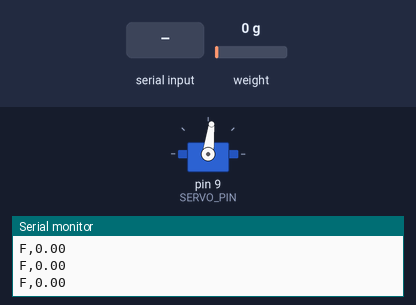
Bench run of a sketch on a simulated Arduino Uno, built with avr-gcc and run on an emulated ATmega328P. Parts: servo, the last lines printed to the serial monitor. The inputs (shaded band) are chosen by the test bench; at power-on: weight on the scale 0 g.

Above: at 3.9 s.
4.0 s: "c" received over Serial
At 4.4 s:
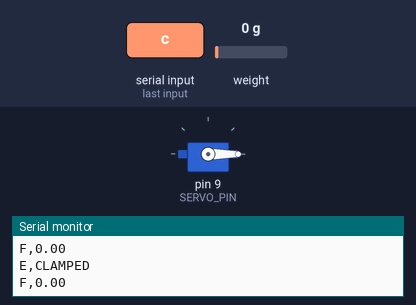
5.5 s: "u" received over Serial
At 6.7 s:
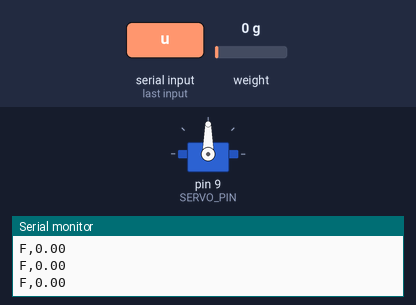
7.3 s: "C" received over Serial
At 8.1 s:
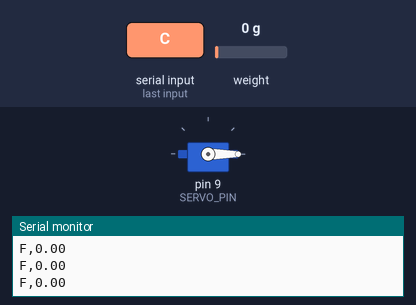
8.8 s: "U" received over Serial
At 9.2 s:
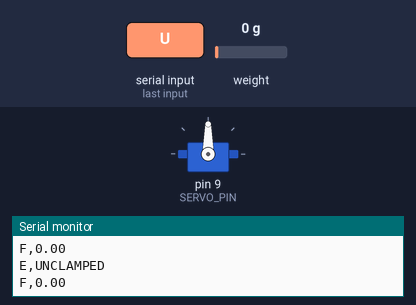
Timing chart, 0 to 11.3 s (numbered marks = the images above; inputs shaded):
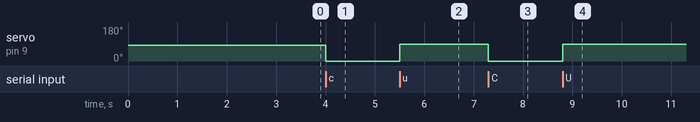

Measured:
- after the input at 4.0 s, servo on pin 9 (SERVO_PIN): 83° → 0° at once
- after the input at 5.5 s, servo on pin 9 (SERVO_PIN): 0° → 90° at once
- after the input at 7.3 s, servo on pin 9 (SERVO_PIN): 90° → 0° at once
- after the input at 8.8 s, servo on pin 9 (SERVO_PIN): 0° → 90° at once

The sketch:

ForceServo.ino
```cpp
#include <HX711_ADC.h>
#include <Servo.h>

// ---------------- Pins ----------------
const int HX711_dout = 2;   // DT
const int HX711_sck  = 3;   // SCK
const int SERVO_PIN  = 9;

// ---------------- Objects ----------------
HX711_ADC LoadCell(HX711_dout, HX711_sck);
Servo clampServo;

// ---------------- Calibration ----------------
// Temporary value (we'll calibrate later)
float calibrationValue = 696.0;

// ---------------- Tare (averaged, non-blocking) ----------------
// LoadCell.tareNoDelay() zeroes based on the library's own short internal
// sample burst, which is effectively instantaneous and can catch the reading
// mid-wobble. Instead, on 't'/'T' we now average the incoming readings over
// TARE_AVERAGE_MS (~3-5s) before committing a new zero offset. It's still
// non-blocking -- force keeps streaming normally the whole time -- it just
// takes a few seconds of already-flowing data to settle on the new zero
// instead of one quick sample.
const unsigned long TARE_AVERAGE_MS = 4000; // tune between 3000-5000 as needed

bool taring = false;
unsigned long tareStartTime = 0;
double tareSum = 0.0;
unsigned long tareSampleCount = 0;

void setup()
{
  Serial.begin(115200);
  delay(10);

  //Serial.println("Starting...");

  // ---------- HX711 ----------
  LoadCell.begin();

  unsigned long stabilizingtime = 2000;
  bool tare = true;

  LoadCell.start(stabilizingtime, tare);

  if (LoadCell.getTareTimeoutFlag())
  {
    Serial.println("HX711 Timeout");
    while (1);
  }

  LoadCell.setCalFactor(calibrationValue);

  // ---------- Servo ----------
  clampServo.attach(SERVO_PIN);
  clampServo.write(83);          // Start UNCLAMPED
  delay(300);
  clampServo.detach();           // Prevent holding jitter

  //Serial.println("Ready");
}

void loop()
{
  // ---------------- HX711 ----------------
  if (LoadCell.update())
  {
    float weight = LoadCell.getData();
    Serial.print("F,");
    Serial.println(weight, 2);

    // If a tare is in progress, fold this reading into the running average.
    // Force keeps streaming above as normal (uncorrected until the average
    // finishes) -- this just accumulates in the background.
    if (taring)
    {
      tareSum += weight;
      tareSampleCount++;

      if (millis() - tareStartTime >= TARE_AVERAGE_MS)
      {
        float avgWeight = (tareSampleCount > 0) ? (float)(tareSum / tareSampleCount) : 0.0;

        // getData() ~ (rawOffset_removed) / calFactor, so to re-zero we shift
        // the raw tare offset by avgWeight * calFactor.
        long newOffset = LoadCell.getTareOffset() + (long)(avgWeight * LoadCell.getCalFactor());
        LoadCell.setTareOffset(newOffset);

        taring = false;
        Serial.println("E,TARE COMPLETE");
      }
    }
  }

  // ---------------- Commands ----------------
  if (Serial.available())
  {
    char cmd = Serial.read();

    // Clamp
    if (cmd == 'c' || cmd == 'C')
    {
      clampServo.attach(SERVO_PIN);
      clampServo.write(0);
      delay(300);

      Serial.println("E,CLAMPED");
    }

    // Unclamp
    else if (cmd == 'u' || cmd == 'U')
    {
      clampServo.attach(SERVO_PIN);
      clampServo.write(90);
      delay(300);
      clampServo.detach();

      Serial.println("E,UNCLAMPED");
    }

    // Tare (averaged over TARE_AVERAGE_MS -- see block above)
    else if (cmd == 't' || cmd == 'T')
    {
      taring = true;
      tareStartTime = millis();
      tareSum = 0.0;
      tareSampleCount = 0;
    }
  }
}
```
